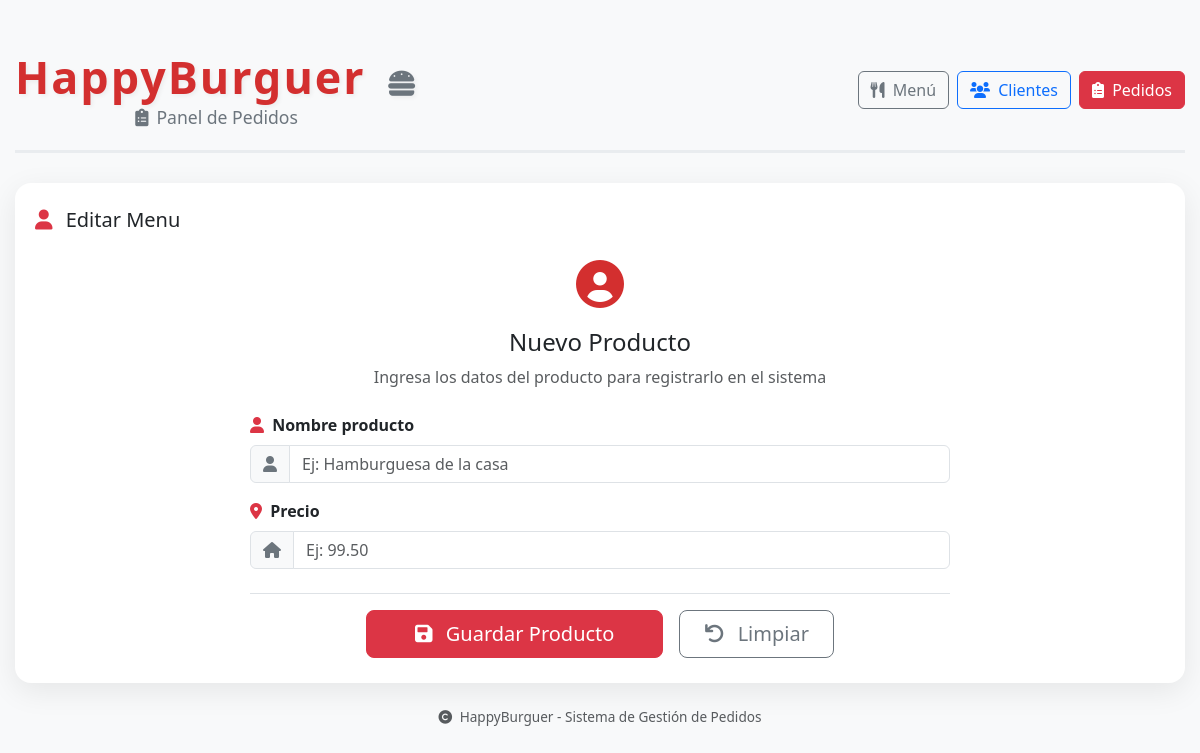
Before: /menu/1 with the older database file.
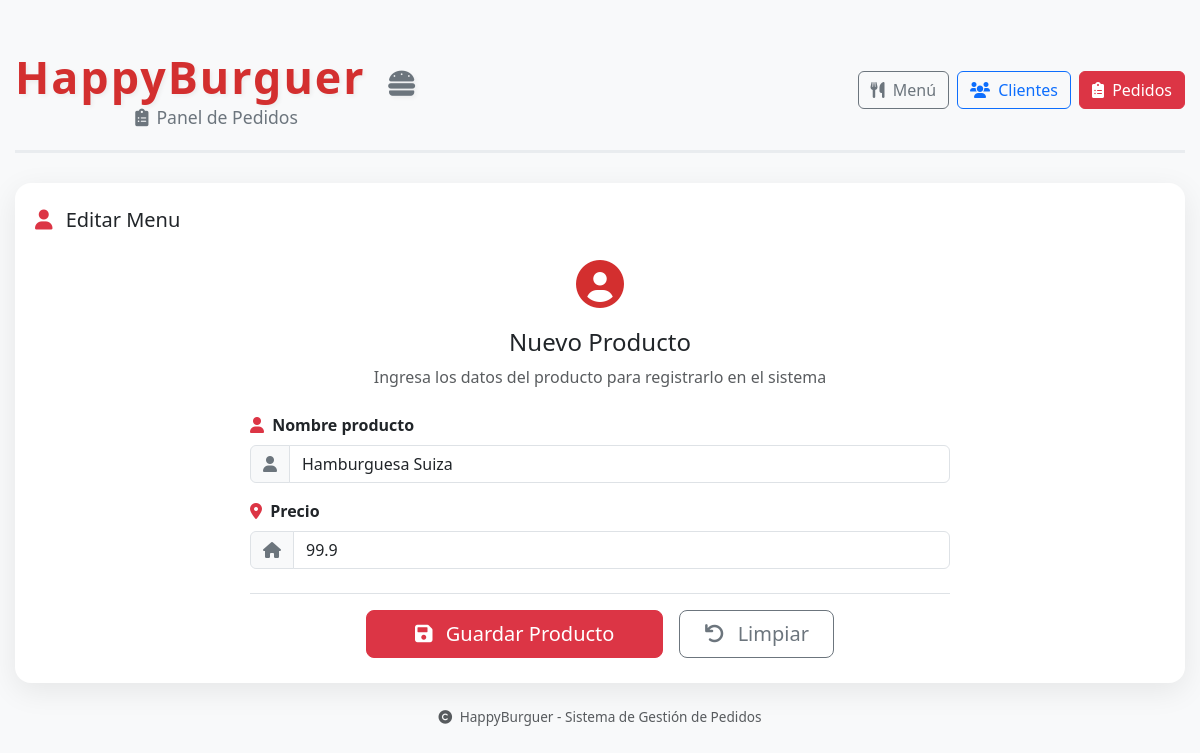
After: the same page with the newer database file.
### tables this page shows
CREATE TABLE Menu (
                                clave INTEGER PRIMARY KEY AUTOINCREMENT NOT NULL,
                                nombre varchar(200) Not Null,
                                precio decimal(10,2) Not Null);

### routes/menu.py (the view)
@menu_bp.route("/menu/<int:menu_id>")
def agrega_edita_menu(menu_id):
    api = "menu.crea_menu"
    accion = "Crear"
    menu = {}
    claveMenu = menu_id if menu_id is not None and menu_id >= 0 else 0
    if claveMenu > 0:
        api = "menu.edita_menu"
        accion = "Editar"
        menu = menu_model.obtener_id(menu_id)
    return render_template("menu_add_edit.html", menu=menu, API=api, accion = accion, claveMenu = claveMenu)

### db/db.py (called while the page is built)
    def getConnection(self):
        conn = sqlite3.connect(self.nombreDb)
        conn.execute("PRAGMA foreign_keys = ON")
        return conn

### models/menu.py (called while the page is built)
    def obtener_id(self, claveMenu):
        with self.db.getConnection() as conn:
            return conn.execute("Select * From Menu Where clave = ?", (claveMenu,)).fetchone()

### templates/menu_add_edit.html (shortened to what this page needs)
{% extends 'layout.html' %}
{% block contenido %}
    <div class="menu-card">
        <div class="d-flex justify-content-between align-items-center mb-3 flex-wrap">
            <h5 class="mb-0">
                <i class="fas fa-user me-2 text-danger"></i>
                {{ accion}} Menu
            </h5>
        </div>
        <div class="pedidos-card" style="max-width: 700px; margin: 0 auto;">
            <div class="text-center mb-4">
                <div class="icon-form" style="font-size: 3rem; color: #d32f2f;">
                    <i class="fas fa-user-circle"></i>
                </div>
                <h4 class="mt-2">Nuevo Producto</h4>
                <p class="text-muted">Ingresa los datos del producto para registrarlo en el sistema</p>
            </div>
            {% if condicion %}
                <form id="formMenu" method="POST" action="{{ url_for(API) }}">
            {% else %}
                <form id="formMenu" method="POST" action="{{ url_for(API, menu_id=claveMenu) }}">
            {% endif %}
                <div class="mb-3">
                    <label for="nombre" class="form-label fw-semibold">
                        <i class="fas fa-user me-1 text-danger"></i> Nombre producto
                    </label>
                    <div class="input-group">
                        <span class="input-group-text bg-light">
                            <i class="fas fa-user text-secondary"></i>
                        </span>
                        <input type="text"
                               class="form-control"
                               id="nombre"
                               name="nombre"
                               placeholder="Ej: Hamburguesa de la casa"
                               required
                               value="{{menu[1]}}"
                               autofocus>
                    </div>
                </div>
                <div class="mb-3">
                    <label for="direccion" class="form-label fw-semibold">
                        <i class="fas fa-map-marker-alt me-1 text-danger"></i> Precio
                    </label>
                    <div class="input-group">
                        <span class="input-group-text bg-light">
                            <i class="fas fa-home text-secondary"></i>
                        </span>
                        <input type="number"
                               step="any"
                               inputmode="decimal"
                               class="form-control"
                               id="precio"
                               name="precio"
                               placeholder="Ej: 99.50"
                               value="{{menu[2]}}"
                               required>
                    </div>
                </div>
                <div class="d-flex gap-3 mt-4 pt-3 border-top flex-wrap justify-content-center">
                    <button type="submit" class="btn btn-danger btn-lg px-5" id="btnEnviar">
                        <i class="fas fa-save me-2"></i> Guardar Producto
                    </button>
                    <button type="reset" class="btn btn-outline-secondary btn-lg px-4">
                        <i class="fas fa-undo me-2"></i> Limpiar
                    </button>
                </div>
            </form>
        </div>
    </div>
{% endblock %}

Changed rows visible on the page:
added Menu: nombre "Hamburguesa Suiza", precio "99.9"
